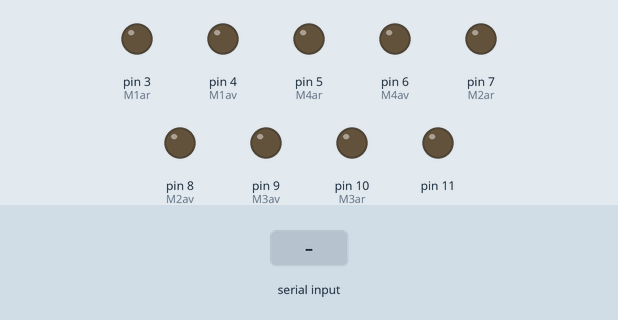
The sketch below on a simulated Arduino Uno, built with avr-gcc and run on an emulated ATmega328P. Parts: output pins drawn as LEDs (lit = HIGH). The test bench sets the inputs (shaded band).

Above: at 1.2 s.
1.3 s: "F" received over Serial
At 2.5 s:
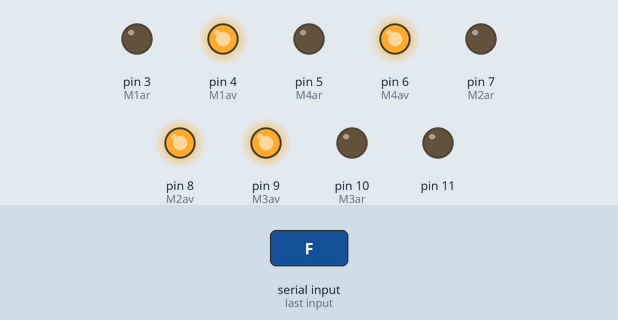
2.8 s: "B" received over Serial
At 3.6 s:
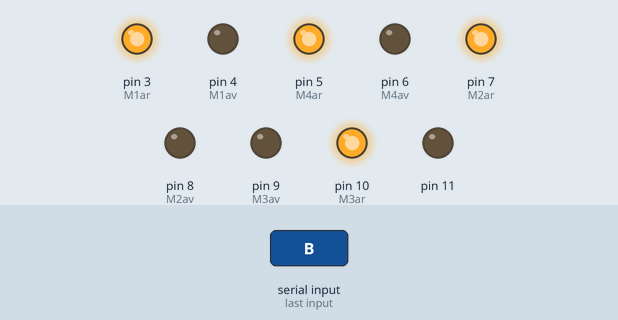
4.3 s: "R" received over Serial
At 4.8 s:
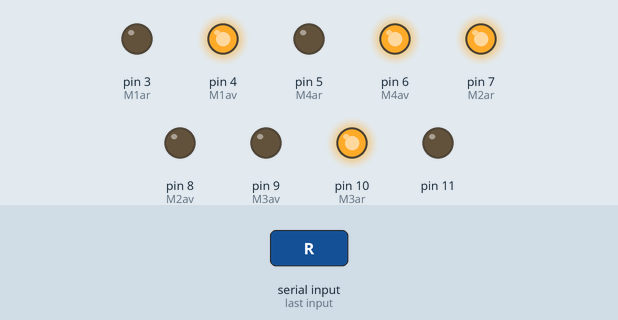
5.8 s: "L" received over Serial
At 7.0 s:
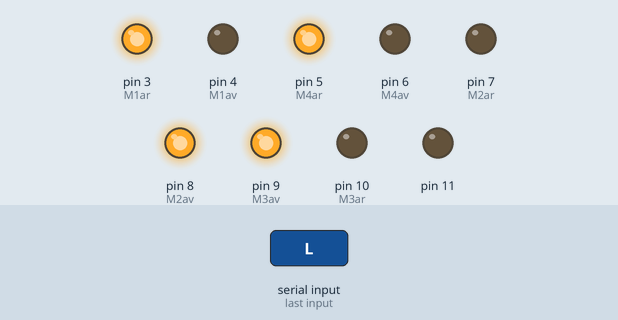
7.3 s: "W" received over Serial
At 8.2 s:
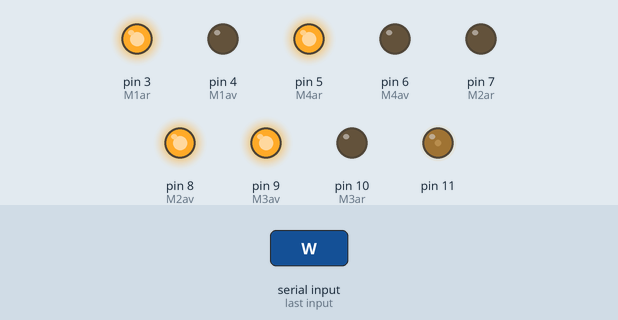
8.8 s: "U" received over Serial
At 9.4 s:
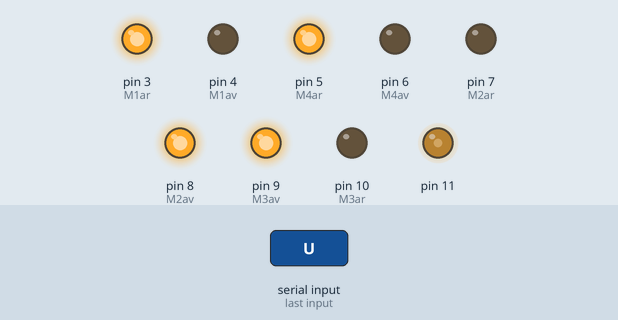
Timing chart, 0 to 11.3 s (numbered marks = the images above; inputs shaded):
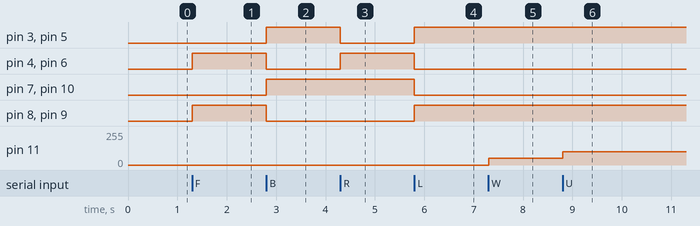

Measured:
- after the input at 1.3 s, pin 4 (M1av), pin 6 (M4av), pin 8 (M2av), pin 9 (M3av): LOW → HIGH at once
- after the input at 2.8 s, pin 3 (M1ar), pin 5 (M4ar), pin 7 (M2ar), pin 10 (M3ar): LOW → HIGH at once; pin 4 (M1av), pin 6 (M4av), pin 8 (M2av), pin 9 (M3av): HIGH → LOW at once
- after the input at 4.3 s, pin 3 (M1ar), pin 5 (M4ar): HIGH → LOW at once; pin 4 (M1av), pin 6 (M4av): LOW → HIGH at once
- after the input at 5.8 s, pin 3 (M1ar), pin 5 (M4ar), pin 8 (M2av), pin 9 (M3av): LOW → HIGH at once; pin 4 (M1av), pin 6 (M4av), pin 7 (M2ar), pin 10 (M3ar): HIGH → LOW at once
- after the input at 7.3 s, pin 11: 0/255 → 50/255 at once
- after the input at 8.8 s, pin 11: 50/255 → 100/255 at once

The sketch:

arduinoPrincipal.ino
```cpp
#define M1av 4
#define M1ar 3
#define M2av 8
#define M2ar 7
#define M3av 9
#define M3ar 10
#define M4av 6
#define M4ar 5

 char A;

void setup()
{
pinMode (M1av, OUTPUT);
pinMode (M1ar, OUTPUT);
 pinMode(M2av, OUTPUT);
 pinMode(M2ar, OUTPUT);
 pinMode(M3av, OUTPUT);
 pinMode(M3ar, OUTPUT);
 pinMode(M4av, OUTPUT);
 pinMode(M4ar, OUTPUT);
 pinMode(11, OUTPUT);

Serial.begin(9600);
}

void loop()
{
  if(Serial.available())
  {
      A=Serial.read();
      if(A=='F')
      {
       Avancer();
      }
      else if(A=='B')
      {
        Reculer();
      }
      else if (A=='R')
      {
        Right();
      }
      else if(A=='L')
      {
         Left();
      }
      else if(A=='W') //upbras();
      {
        analogWrite(11,50);
      }
      else if(A=='U') //downbras();
      {
        analogWrite(11,100);
      }
      else if(A='V') //turnbras();
      {
         analogWrite(11,150);
      }
      else if(A='G') //OPENbras()
      {
        analogWrite(11,200);
      }
       else if(A='I') // CLOSEbras()
      {
        analogWrite(11,250);
      }


  }


}
void Avancer(){

     digitalWrite (M1av,HIGH );
   digitalWrite (M1ar, LOW);
   digitalWrite (M2av, HIGH);
   digitalWrite (M2ar, LOW);
   digitalWrite (M3av, HIGH);
   digitalWrite (M3ar, LOW);
   digitalWrite (M4av,HIGH);
   digitalWrite (M4ar, LOW);}
void Reculer(){

     digitalWrite (M1av,LOW );
   digitalWrite (M1ar, HIGH);
   digitalWrite (M2av, LOW);
   digitalWrite (M2ar, HIGH);
   digitalWrite (M3av, LOW);
   digitalWrite (M3ar, HIGH);
   digitalWrite (M4av, LOW);
   digitalWrite (M4ar, HIGH);}

void Right(){

    digitalWrite (M1av,HIGH);
   digitalWrite (M1ar, LOW);
   digitalWrite (M2av, LOW);
   digitalWrite (M2ar, HIGH);
   digitalWrite (M3av, LOW);
   digitalWrite (M3ar, HIGH);
   digitalWrite (M4av, HIGH);
   digitalWrite (M4ar, LOW);}
void Left(){

    digitalWrite (M1av,LOW );
   digitalWrite (M1ar, HIGH);
   digitalWrite (M2av, HIGH);
   digitalWrite (M2ar, LOW);
   digitalWrite (M3av, HIGH);
   digitalWrite (M3ar, LOW);
   digitalWrite (M4av, LOW);
   digitalWrite (M4ar, HIGH);}
```
